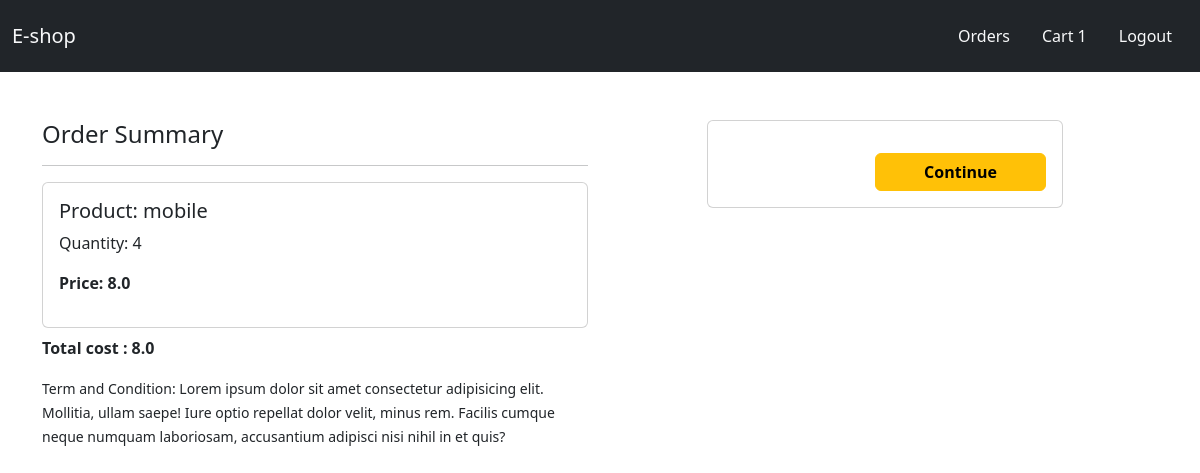
Screenshot of /checkout/ (signed in) with the database file from the repository.
### store/models.py (models this page shows, shortened)
class Cart(models.Model):
    user = models.ForeignKey(User, on_delete=models.CASCADE)
    product = models.ForeignKey(Product, on_delete=models.CASCADE)
    quantity = models.PositiveIntegerField(default=1)
    @property
    def total_cost(self):
        return self.quantity * self.product.selling_price

class Product(models.Model):
    title = models.CharField(max_length=100)
    selling_price = models.FloatField()
    description = models.TextField()
    brand = models.CharField(max_length=100)
    category = models.CharField(choices=CATEGORY_CHOICES, max_length=2)
    product_image = models.ImageField(upload_to='images/', max_length=5000, null=True, blank=True)

### store/views.py (the view)
# urls.py: path('checkout/', views.checkout, name="checkout"),
def checkout(request):
    if request.user.is_authenticated:
        user = request.user
        user_items = Cart.objects.filter(user=user)
        amount = 0.0
        total_amount =0.0
        cart_product = [p for p in Cart.objects.all() if p.user == user]
        if cart_product:
            for p in cart_product:
                tempamount = (p.quantity * p.product.selling_price)
                amount += tempamount
            total_amount = amount
        totalitem = 0
        if request.user.is_authenticated:
            totalitem = len(Cart.objects.filter(user=request.user))
        return render(request, 'checkout.html', {'total_amount':total_amount, 'user_items':user_items, 'totalitem':totalitem})
    else:
        return redirect('/login/')

### store/templates/checkout.html (shortened to what this page needs)
{% extends 'base.html' %}
{% block content %}
<form action="{% url 'payment' %}" method="post">
<div class="container">
    <div class="row mt-5">
     <div class="col-sm-6">
       <h4>Order Summary</h4>
       <hr>
       {% for item in user_items %}
         <div class="card mb-2">
           <div class="card-body">
             <h5>Product: {{item.product.title}}</h5>
             <p>Quantity: {{item.quantity}}</p>
             <p class="fw-bold">Price: {{item.total_cost}}</p>
           </div>
         </div>
         {% endfor %}
         <p class="fw-bold">
            Total cost : {{total_amount}}
         </p>
       <small>Term and Condition: Lorem ipsum dolor sit amet consectetur adipisicing elit. Mollitia, ullam saepe! Iure optio repellat dolor velit, minus rem. Facilis cumque neque numquam laboriosam, accusantium adipisci nisi nihil in et quis?</small>
     </div>
     <div class="col-sm-4 offset-sm-1">
         <div class="card">
           <div class="card-body">
            <div class="text-end ">
                <button type="submit" class="btn btn-warning mt-3 px-5 fw-bold">Continue</button>
            </div>
           </div>
         </div>
       </div>
     </div>
   </div>
</form>
{% endblock content %}

### rows the page displays
Cart: product "mobile", quantity "4", total_cost "8.0"

### other values shown
{{ totalitem }} "1"
{{ total_amount }} "8.0"
